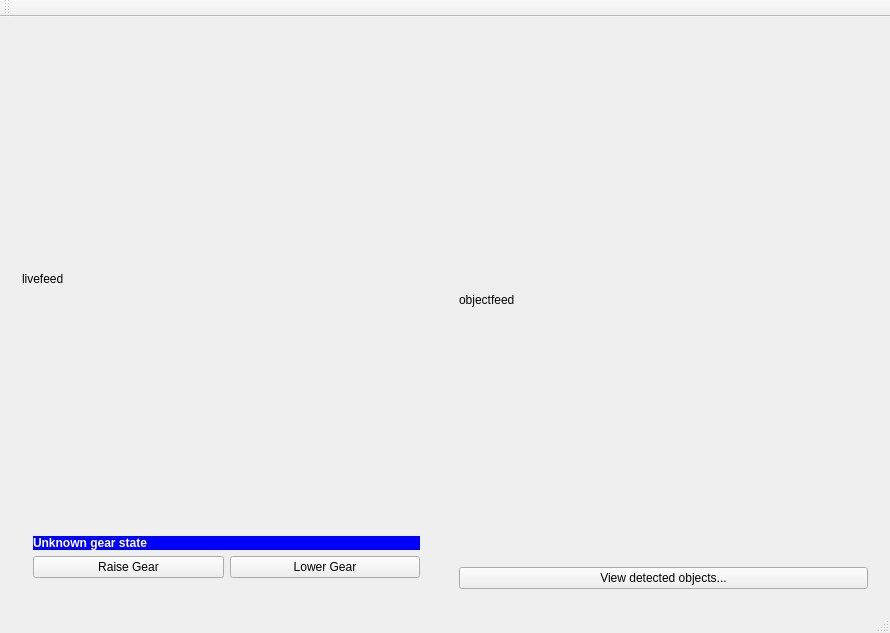
<?xml version="1.0" encoding="UTF-8"?>
<ui version="4.0">
 <class>MainWindow</class>
 <widget class="QMainWindow" name="MainWindow">
  <property name="geometry">
   <rect>
    <x>0</x>
    <y>0</y>
    <width>890</width>
    <height>633</height>
   </rect>
  </property>
  <property name="windowTitle">
   <string>MainWindow</string>
  </property>
  <widget class="QWidget" name="centralWidget">
   <layout class="QGridLayout" name="gridLayout">
    <item row="0" column="1" rowspan="2">
     <widget class="QWidget" name="widget" native="true">
      <layout class="QVBoxLayout" name="verticalLayout">
       <item>
        <widget class="QLabel" name="detectorfeedLabel">
         <property name="text">
          <string>objectfeed</string>
         </property>
        </widget>
       </item>
       <item>
        <widget class="QPushButton" name="viewDetectedObjectsButton">
         <property name="text">
          <string>View detected objects...</string>
         </property>
        </widget>
       </item>
      </layout>
     </widget>
    </item>
    <item row="0" column="0" rowspan="2">
     <widget class="QWidget" name="widget_2" native="true">
      <layout class="QVBoxLayout" name="verticalLayout_2">
       <item>
        <widget class="QLabel" name="livefeedLabel">
         <property name="sizePolicy">
          <sizepolicy hsizetype="Preferred" vsizetype="Ignored">
           <horstretch>0</horstretch>
           <verstretch>0</verstretch>
          </sizepolicy>
         </property>
         <property name="text">
          <string>livefeed</string>
         </property>
        </widget>
       </item>
       <item>
        <widget class="QWidget" name="widget_3" native="true">
         <property name="sizePolicy">
          <sizepolicy hsizetype="Preferred" vsizetype="Fixed">
           <horstretch>0</horstretch>
           <verstretch>0</verstretch>
          </sizepolicy>
         </property>
         <layout class="QGridLayout" name="gridLayout_3">
          <item row="1" column="0">
           <widget class="QPushButton" name="raiseGearButton">
            <property name="text">
             <string>Raise Gear</string>
            </property>
           </widget>
          </item>
          <item row="1" column="1">
           <widget class="QPushButton" name="lowerGearButton">
            <property name="text">
             <string>Lower Gear</string>
            </property>
           </widget>
          </item>
          <item row="0" column="0" colspan="2">
           <widget class="QLabel" name="gearStatusLabel">
            <property name="sizePolicy">
             <sizepolicy hsizetype="Preferred" vsizetype="Fixed">
              <horstretch>0</horstretch>
              <verstretch>0</verstretch>
             </sizepolicy>
            </property>
            <property name="font">
             <font>
              <weight>75</weight>
              <bold>true</bold>
             </font>
            </property>
            <property name="styleSheet">
             <string notr="true">background-color: blue;
color: white;</string>
            </property>
            <property name="text">
             <string>Unknown gear state</string>
            </property>
           </widget>
          </item>
         </layout>
        </widget>
       </item>
      </layout>
     </widget>
    </item>
   </layout>
  </widget>
  <widget class="QMenuBar" name="menuBar">
   <property name="geometry">
    <rect>
     <x>0</x>
     <y>0</y>
     <width>890</width>
     <height>22</height>
    </rect>
   </property>
  </widget>
  <widget class="QToolBar" name="mainToolBar">
   <attribute name="toolBarArea">
    <enum>TopToolBarArea</enum>
   </attribute>
   <attribute name="toolBarBreak">
    <bool>false</bool>
   </attribute>
  </widget>
  <widget class="QStatusBar" name="statusBar"/>
 </widget>
 <layoutdefault spacing="6" margin="11"/>
 <resources/>
 <connections/>
</ui>
